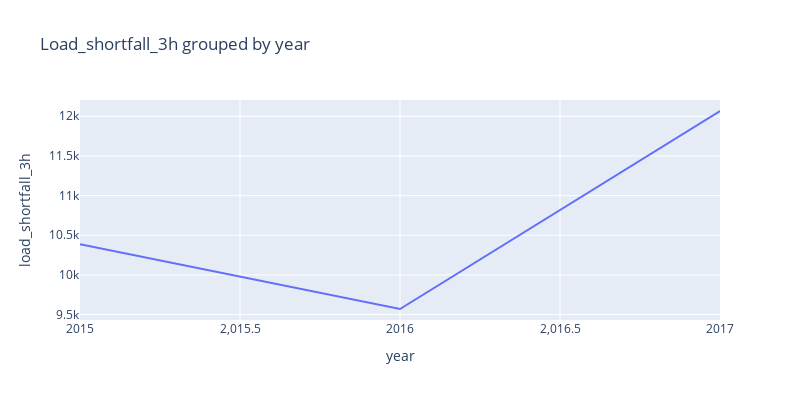

Notebook code cell kept with this figure:
### Markdown cell above
### Visualising `load_shortfall_3h` as a Function of Time

We seek to get a further understanding of our target variable with respect to time. We may uncover some relationship between the 3-hourly load shortfall and the different time-based features.

### Code cell
# Ploting time (year) against Load_shortfall_3h to see relationship
px.line(df_clean.groupby([df_clean['year']])['load_shortfall_3h'].mean(),
        title = 'Load_shortfall_3h grouped by year',
        y='load_shortfall_3h',width =800, height=400 )

### Figure 1 — Plotly figure (JSON) as saved in the notebook; plotly's stock layout.template omitted (floating-point values rounded to 4 significant figures)
{"data": [{"hovertemplate": "year=%{x}<br>load_shortfall_3h=%{y}<extra></extra>", "legendgroup": "", "line": {"color": "#636efa", "dash": "solid"}, "marker": {"symbol": "circle"}, "mode": "lines", "name": "", "orientation": "v", "showlegend": false, "type": "scatter", "x": [2015, 2016, 2017], "xaxis": "x", "y": [10390.0, 9570.0, 12070.0], "yaxis": "y"}], "layout": {"height": 400, "legend": {"tracegroupgap": 0}, "title": {"text": "Load_shortfall_3h grouped by year"}, "width": 800, "xaxis": {"anchor": "y", "domain": [0, 1], "title": {"text": "year"}}, "yaxis": {"anchor": "x", "domain": [0, 1], "title": {"text": "load_shortfall_3h"}}}}
